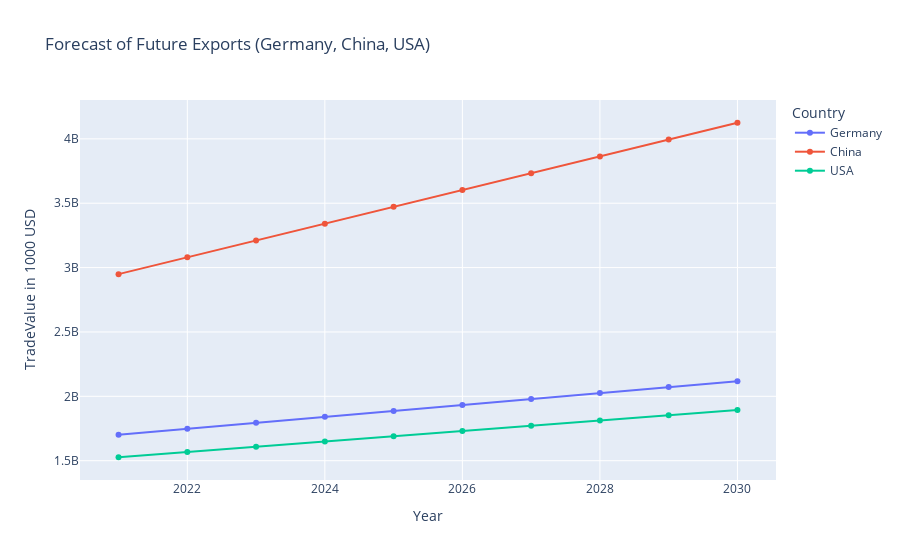

The notebook cell this image was saved under:
### Code cell
germany_trace = go.Scatter(
    x=germany_predictions['Year'],
    y=germany_predictions['Predicted TradeValue (in 1000 USD)'],
    mode='lines+markers',
    name='Germany'
)

china_trace = go.Scatter(
    x=china_predictions['Year'],
    y=china_predictions['Predicted TradeValue (in 1000 USD)'],
    mode='lines+markers',
    name='China'
)

usa_trace = go.Scatter(
    x=usa_predictions['Year'],
    y=usa_predictions['Predicted TradeValue (in 1000 USD)'],
    mode='lines+markers',
    name='USA'
)

fig = go.Figure(data=[germany_trace, china_trace, usa_trace])

fig.update_layout(
    title='Forecast of Future Exports (Germany, China, USA)',
    xaxis_title='Year',
    yaxis_title='TradeValue in 1000 USD',
    legend_title='Country',
    template='plotly'
)

fig.show()

pio.write_html(fig, file=f'graphs/ML/comparative.html', auto_open=False)

### Figure 1 — Plotly figure (JSON) as saved in the notebook; plotly's stock layout.template omitted (floating-point values rounded to 4 significant figures)
{"data": [{"mode": "lines+markers", "name": "Germany", "type": "scatter", "x": [2021, 2022, 2023, 2024, 2025, 2026, 2027, 2028, 2029, 2030], "y": [1702000000.0, 1748000000.0, 1795000000.0, 1841000000.0, 1887000000.0, 1933000000.0, 1979000000.0, 2025000000.0, 2072000000.0, 2118000000.0]}, {"mode": "lines+markers", "name": "China", "type": "scatter", "x": [2021, 2022, 2023, 2024, 2025, 2026, 2027, 2028, 2029, 2030], "y": [2949000000.0, 3080000000.0, 3210000000.0, 3341000000.0, 3472000000.0, 3602000000.0, 3733000000.0, 3864000000.0, 3994000000.0, 4125000000.0]}, {"mode": "lines+markers", "name": "USA", "type": "scatter", "x": [2021, 2022, 2023, 2024, 2025, 2026, 2027, 2028, 2029, 2030], "y": [1527000000.0, 1567000000.0, 1608000000.0, 1649000000.0, 1690000000.0, 1731000000.0, 1771000000.0, 1812000000.0, 1853000000.0, 1894000000.0]}], "layout": {"legend": {"title": {"text": "Country"}}, "title": {"text": "Forecast of Future Exports (Germany, China, USA)"}, "xaxis": {"title": {"text": "Year"}}, "yaxis": {"title": {"text": "TradeValue in 1000 USD"}}}}
